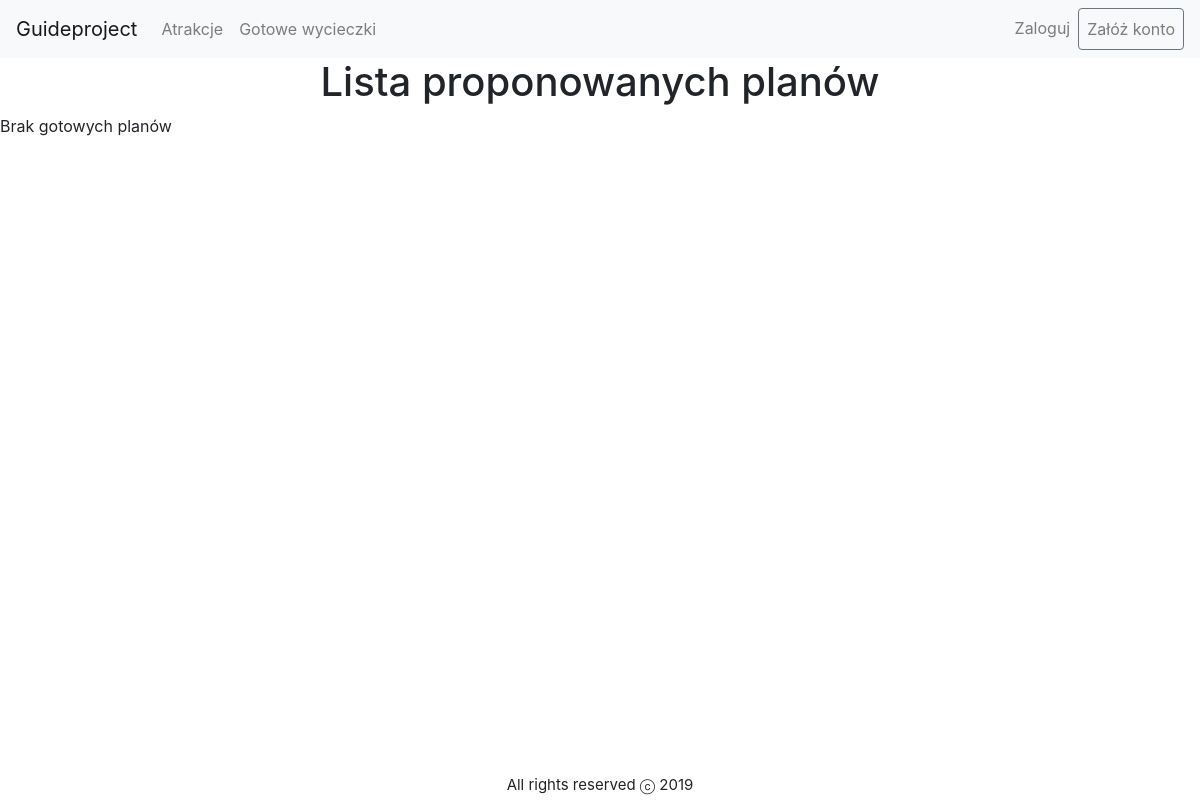
Page /guide/tripplans on the earlier database version.
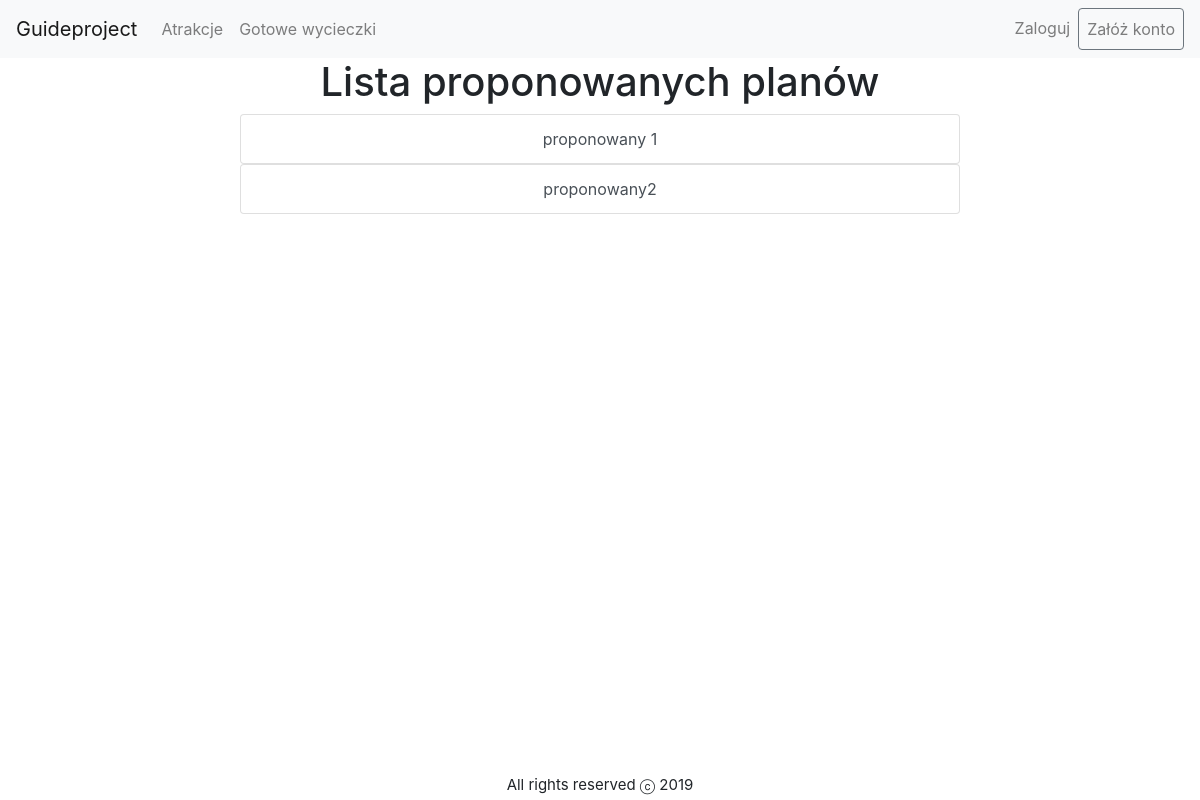
Same page on the later database version.
### guide/models.py (models this page shows, shortened)
class TripPlan(models.Model):
    name = models.CharField(_("Name"), max_length=150)
    creator = models.ForeignKey("Client", verbose_name=_(
        "Creator"), on_delete=models.CASCADE, null=True, blank=True)
    attractions = models.ManyToManyField(
        "Attraction", verbose_name=_("Attraction list"))
    class Meta:
        ordering = ['name']

### guide/views.py (the view)
# urls.py: path('tripplans', views.TripPlanListView.as_view(), name='trip-plans'),
class TripPlanListView(ListView):
    model = TripPlan
    def get_queryset(self):
        return TripPlan.objects.filter(creator__isnull=True)

### guide/templates/guide/tripplan_list.html (shortened to what this page needs)
{% extends "base.html" %}
{% block content %}
    <center><h1>Lista proponowanych planów</h1></center>
    {% if tripplan_list %}
        {% for trip_plan in tripplan_list  %}
          <center><div class="list-group" style="width: 60%;">
  <a href="{% url 'trip-plan-detail' trip_plan.pk %}" class="list-group-item list-group-item-action">
    {{trip_plan.name}}
  </a>
</div>
</center>
        {% endfor %}
    {% else %}
        <p>Brak gotowych planów</p>
    {% endif %}
{% endblock content %}

### templates/base.html (shortened to what this page needs)
<!DOCTYPE html PUBLIC "-//W3C//DTD XHTML 1.0 Transitional//EN"
 "http://www.w3.org/TR/xhtml1/DTD/xhtml1-transitional.dtd">
<html xmlns="http://www.w3.org/1999/xhtml" xml:lang="en" lang="en">
<head>
  {% load static %}
  <link rel="stylesheet" href="{% static 'css/styles.css' %}">
<link rel="stylesheet" href="https://stackpath.bootstrapcdn.com/bootstrap/4.3.1/css/bootstrap.min.css">
<link rel="stylesheet" href="https://maxcdn.bootstrapcdn.com/font-awesome/4.7.0/css/font-awesome.min.css">
<link rel="stylesheet" href="https://cdnjs.cloudflare.com/ajax/libs/font-awesome/5.8.2/css/all.min.css">
</head>
<body>
  <div class="banner" >
    <nav class="navbar navbar-expand-lg navbar-light bg-light">
  <a class="navbar-brand" href="{% url 'home' %}">Guideproject</a>
  <div class="collapse navbar-collapse" id="navbarNav" >
    <ul class="navbar-nav mr-auto">
      <li class="nav-item">
        <a class="nav-link" href="{% url 'attractions' %}">Atrakcje</a><span class="sr-only">(current)</span>
      </li>
      <li class="nav-item">
        <a class="nav-link" href="{% url 'trip-plans' %}">Gotowe wycieczki</a>
      </li>
    </ul>
      {% if user.is_authenticated %}
      <ul class="navbar-nav">
        <li class="nav-item dropdown">
          <a class="nav-link dropdown-toggle" data-toggle="dropdown" href="#" role="button" aria-haspopup="true" aria-expanded="false">{{user.username}} <i class="fas fa-user"></i></a>
          <div class="dropdown-menu dropdown-menu-right">
            <a class="dropdown-item" href="{% url 'my-trip-plans' %}">Moje wycieczki</a>
            <div class="dropdown-divider"></div>
            <a class="dropdown-item" href="{% url 'general' %}">Zarządzaj kontem</a>
            <a class="dropdown-item" href="#">Something else here</a>
            <div class="dropdown-divider"></div>
            <a class="dropdown-item" href="{% url 'logout'%}?next={% url 'home' %}">Wyloguj</a>
          </div>
        </li>
      </ul>
      {% else %}
      <ul class="navbar-nav">
        <li class="nav-item">
          <a class = "nav-link" href="{% url 'login'%}?next={{request.path}}">Zaloguj</a>
        </li>
        <li class="nav-item">
        <a class = "nav-link btn btn-outline-secondary" href="{% url 'signup'%}">Załóż konto</a>
        </li>
      </ul>
      {% endif %}
  </div>
</nav>
  </div>
    {% block content %}
    {% endblock %}
  <footer class='footer'>
    {% block footer %}All rights reserved &#9426 2019
    {% endblock footer %}
  </footer>
</body>
</html>

### guide/static/css/styles.css (style rules this page uses)
.footer { padding: 0; margin: 0; position: fixed; bottom: 0; height: 30px; line-height: 30px; font-size: 15px; text-align: center; width: 100vw; }

Differences in the rows shown:
added TripPlan: name "proponowany 1"
added TripPlan: name "proponowany2"
Other differences:
text no longer shown: "Brak gotowych planów"
